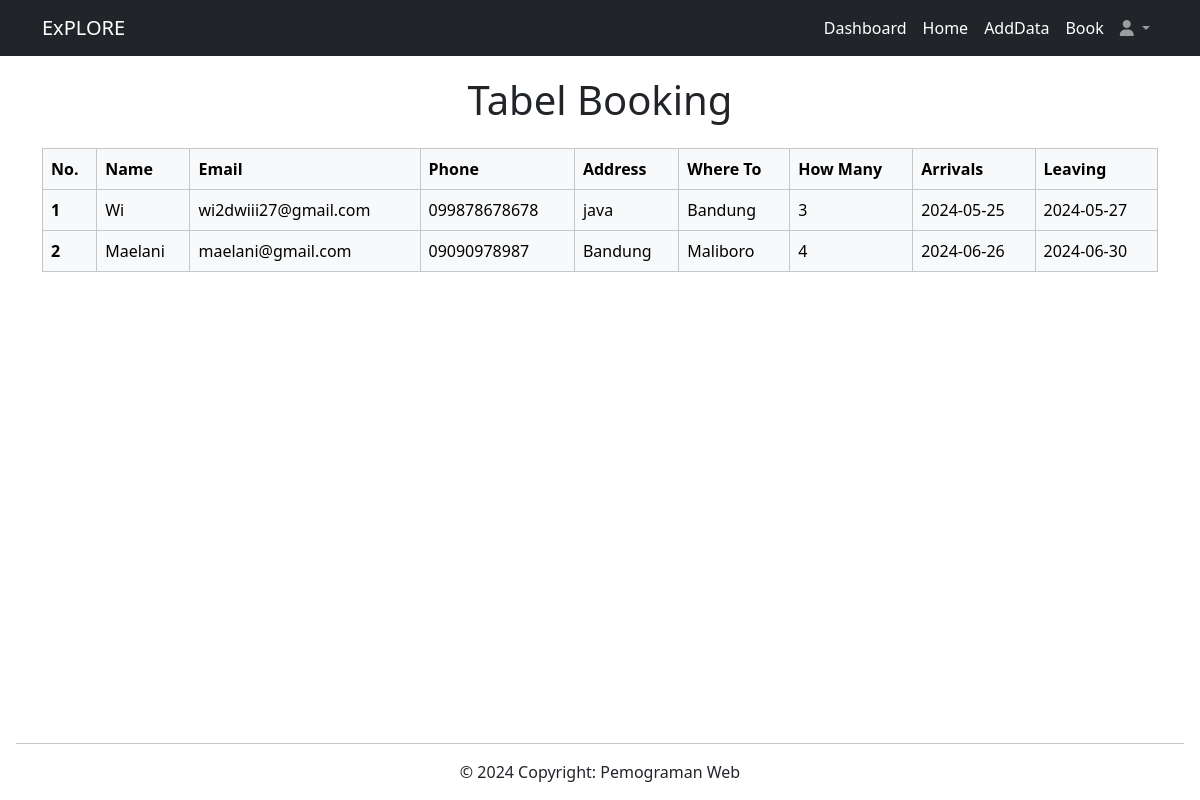
/halaman_admin/book_admin.php, run on the app's committed database.
### tables this page shows
CREATE TABLE `tabel_book_form` (
  `id` int NOT NULL,
  `name` varchar(255) NOT NULL,
  `email` varchar(255) NOT NULL,
  `phone` varchar(13) NOT NULL,
  `address` varchar(255) NOT NULL,
  `location` varchar(255) NOT NULL,
  `guests` int NOT NULL,
  `arrivals` date NOT NULL,
  `leaving` date NOT NULL
);

### fungsi/functions.php (called while the page is built, shortened)
<?php
$conn = mysqli_connect("localhost", "root", "", "pw2024_tubes_233040103");
function query($query) {
    global $conn;
    $result = mysqli_query($conn, $query);
    $rows = [];
    while( $row = mysqli_fetch_assoc($result) ) {
        $rows[] = $row;
    }
    return $rows;
}
?>

### halaman_admin/book_admin.php (the view, shortened to what this page needs)
<?php
require '../halaman_admin/navbar_admin.php';
require '../fungsi/functions.php';
$book = query("SELECT * FROM tabel_book_form");
?>
<!DOCTYPE html>
<html lang="en">
<head>
    <link href="https://cdn.jsdelivr.net/npm/bootstrap@5.3.3/dist/css/bootstrap.min.css" rel="stylesheet">
    <link rel="stylesheet" href="../css/style_admin.css">
</head>
<body>
<h1 class="text-center py-3">Tabel Booking</h1>
<div class=container col-8 mt-1>
    <table class="table table-bordered table-light ">
  <thead>
    <tr class="vertical-align: top">
      <th scope="col">No.</th>
      <th scope="col">Name</th>
      <th scope="col">Email</th>
      <th scope="col">Phone</th>
      <th scope="col">Address</th>
      <th scope="col">Where To</th>
      <th scope="col">How Many</th>
      <th scope="col">Arrivals</th>
      <th scope="col">Leaving</th>
    </tr>
  </thead>
    <?php $i =1; ?>
    <?php foreach( $book as $row) : ?>
  <tbody>
    <tr>
      <th scope="row"><?= $i; ?></th>
      <td><?= $row['name']; ?></td>
      <td><?= $row['email']; ?></td>
      <td><?= $row['phone']; ?></td>
      <td><?= $row['address']; ?></td>
      <td><?= $row['location']; ?></td>
      <td><?= $row['guests']; ?></td>
      <td><?= $row['arrivals']; ?></td>
      <td><?= $row['leaving']; ?></td>
    </tr>
    <?php $i++; ?>
    <?php endforeach; ?>
  </tbody>
</table>
</div>
<?php
require '../halaman_admin/footer_admin.php';
?>
</body>
</html>

### css/style_admin.css (style rules this page uses)
body { padding-top: 60px; }

### data on the page
tabel_book_form: name "Wi", email "wi2dwiii27@gmail.com", phone "099878678678", address "java", location "Bandung", guests "3", arrivals "2024-05-25", leaving "2024-05-27"
tabel_book_form: name "Maelani", email "maelani@gmail.com", phone "09090978987", address "Bandung", location "Maliboro", guests "4", arrivals "2024-06-26", leaving "2024-06-30"
